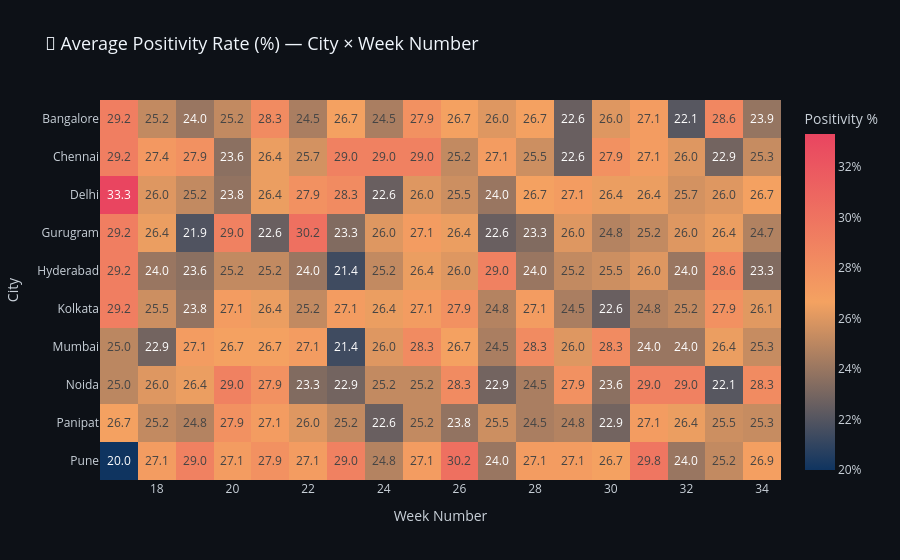

Write notebook code for a chart like this one.
### Markdown cell above
### 📆 6F · Positivity Rate Heatmap — City × Week

### Code cell
pivot = df.pivot_table(index='City', columns='Week',
                      values='Positivity_Rate', aggfunc='mean').round(1)

fig = px.imshow(
    pivot,
    color_continuous_scale=[[0,'#0f3460'],[0.5,'#f4a261'],[1,'#e94560']],
    title='📆 Average Positivity Rate (%) — City × Week Number',
    labels={'x':'Week Number','y':'City','color':'Positivity %'},
    aspect='auto', text_auto='.1f'
)
fig.update_layout(**PLOTLY_LAYOUT,
    coloraxis_colorbar=dict(title='Positivity %', ticksuffix='%')
)
fig.show()
print('💡 Insight: Earlier weeks (May) show highest positivity in most cities — the peak of Wave 2.')

### Figure 1 — Plotly figure (JSON) as saved in the notebook; plotly's stock layout.template omitted (floating-point values rounded to 4 significant figures; data arrays with more than 128 entries replaced by an {"elided": "..."} marker saying what was removed)
{"data": [{"coloraxis": "coloraxis", "hovertemplate": "Week Number: %{x}<br>City: %{y}<br>Positivity %: %{z}<extra></extra>", "name": "0", "texttemplate": "%{z:.1f}", "type": "heatmap", "x": [17, 18, 19, 20, 21, 22, 23, 24, 25, 26, 27, 28, 29, 30, 31, 32, 33, 34], "xaxis": "x", "y": ["Bangalore", "Chennai", "Delhi", "Gurugram", "Hyderabad", "Kolkata", "Mumbai", "Noida", "Panipat", "Pune"], "yaxis": "y", "z": {"elided": "10x18 float values"}}], "layout": {"coloraxis": {"colorbar": {"ticksuffix": "%", "title": {"text": "Positivity %"}}, "colorscale": [[0, "#0f3460"], [0.5, "#f4a261"], [1, "#e94560"]]}, "font": {"color": "#c9d1d9"}, "hovermode": "x unified", "legend": {"bgcolor": "rgba(22,27,34,0.85)", "bordercolor": "#30363d", "borderwidth": 1}, "paper_bgcolor": "#0d1117", "plot_bgcolor": "#161b22", "title": {"font": {"color": "#f0f6fc", "size": 18}, "text": "📆 Average Positivity Rate (%) — City × Week Number"}, "xaxis": {"anchor": "y", "domain": [0, 1], "title": {"text": "Week Number"}}, "yaxis": {"anchor": "x", "autorange": "reversed", "domain": [0, 1], "title": {"text": "City"}}}}
